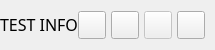
           <widget class="QFrame" name="contentTopBg">
            <property name="minimumSize">
             <size>
              <width>0</width>
              <height>50</height>
             </size>
            </property>
            <property name="maximumSize">
             <size>
              <width>16777215</width>
              <height>50</height>
             </size>
            </property>
            <property name="frameShape">
             <enum>QFrame::NoFrame</enum>
            </property>
            <property name="frameShadow">
             <enum>QFrame::Raised</enum>
            </property>
            <layout class="QHBoxLayout" name="horizontalLayout">
             <property name="spacing">
              <number>0</number>
             </property>
             <property name="leftMargin">
              <number>0</number>
             </property>
             <property name="topMargin">
              <number>0</number>
             </property>
             <property name="rightMargin">
              <number>10</number>
             </property>
             <property name="bottomMargin">
              <number>0</number>
             </property>
             <item>
              <widget class="QFrame" name="leftBox">
               <property name="sizePolicy">
                <sizepolicy hsizetype="Expanding" vsizetype="Preferred">
                 <horstretch>0</horstretch>
                 <verstretch>0</verstretch>
                </sizepolicy>
               </property>
               <property name="frameShape">
                <enum>QFrame::NoFrame</enum>
               </property>
               <property name="frameShadow">
                <enum>QFrame::Raised</enum>
               </property>
               <layout class="QHBoxLayout" name="horizontalLayout_3">
                <property name="spacing">
                 <number>0</number>
                </property>
                <property name="leftMargin">
                 <number>0</number>
                </property>
                <property name="topMargin">
                 <number>0</number>
                </property>
                <property name="rightMargin">
                 <number>0</number>
                </property>
                <property name="bottomMargin">
                 <number>0</number>
                </property>
                <item>
                 <widget class="QLabel" name="titleRightInfo">
                  <property name="enabled">
                   <bool>true</bool>
                  </property>
                  <property name="sizePolicy">
                   <sizepolicy hsizetype="Preferred" vsizetype="Expanding">
                    <horstretch>0</horstretch>
                    <verstretch>0</verstretch>
                   </sizepolicy>
                  </property>
                  <property name="maximumSize">
                   <size>
                    <width>16777215</width>
                    <height>45</height>
                   </size>
                  </property>
                  <property name="font">
                   <font>
                    <family>黑体</family>
                    <pointsize>12</pointsize>
                    <italic>false</italic>
                    <bold>false</bold>
                    <kerning>true</kerning>
                   </font>
                  </property>
                  <property name="styleSheet">
                   <string notr="true">
font: 12pt &quot;黑体&quot;;</string>
                  </property>
                  <property name="text">
                   <string>TEST INFO</string>
                  </property>
                  <property name="alignment">
                   <set>Qt::AlignLeading|Qt::AlignLeft|Qt::AlignVCenter</set>
                  </property>
                 </widget>
                </item>
               </layout>
              </widget>
             </item>
             <item alignment="Qt::AlignRight">
              <widget class="QFrame" name="rightButtons">
               <property name="minimumSize">
                <size>
                 <width>0</width>
                 <height>28</height>
                </size>
               </property>
               <property name="frameShape">
                <enum>QFrame::NoFrame</enum>
               </property>
               <property name="frameShadow">
                <enum>QFrame::Raised</enum>
               </property>
               <layout class="QHBoxLayout" name="horizontalLayout_2">
                <property name="spacing">
                 <number>5</number>
                </property>
                <property name="leftMargin">
                 <number>0</number>
                </property>
                <property name="topMargin">
                 <number>0</number>
                </property>
                <property name="rightMargin">
                 <number>0</number>
                </property>
                <property name="bottomMargin">
                 <number>0</number>
                </property>
                <item>
                 <widget class="QPushButton" name="settingsTopBtn">
                  <property name="minimumSize">
                   <size>
                    <width>28</width>
                    <height>28</height>
                   </size>
                  </property>
                  <property name="maximumSize">
                   <size>
                    <width>28</width>
                    <height>28</height>
                   </size>
                  </property>
                  <property name="cursor">
                   <cursorShape>PointingHandCursor</cursorShape>
                  </property>
                  <property name="toolTip">
                   <string/>
                  </property>
                  <property name="text">
                   <string/>
                  </property>
                  <property name="icon">
                   <iconset>
                    <normaloff>:/icons/images/icons/icon_settings.png</normaloff>:/icons/images/icons/icon_settings.png</iconset>
                  </property>
                  <property name="iconSize">
                   <size>
                    <width>20</width>
                    <height>20</height>
                   </size>
                  </property>
                 </widget>
                </item>
                <item>
                 <widget class="QPushButton" name="minimizeAppBtn">
                  <property name="minimumSize">
                   <size>
                    <width>28</width>
                    <height>28</height>
                   </size>
                  </property>
                  <property name="maximumSize">
                   <size>
                    <width>28</width>
                    <height>28</height>
                   </size>
                  </property>
                  <property name="cursor">
                   <cursorShape>PointingHandCursor</cursorShape>
                  </property>
                  <property name="toolTip">
                   <string/>
                  </property>
                  <property name="text">
                   <string/>
                  </property>
                  <property name="icon">
                   <iconset>
                    <normaloff>:/icons/images/icons/icon_minimize.png</normaloff>:/icons/images/icons/icon_minimize.png</iconset>
                  </property>
                  <property name="iconSize">
                   <size>
                    <width>20</width>
                    <height>20</height>
                   </size>
                  </property>
                 </widget>
                </item>
                <item>
                 <widget class="QPushButton" name="maximizeRestoreAppBtn">
                  <property name="enabled">
                   <bool>false</bool>
                  </property>
                  <property name="minimumSize">
                   <size>
                    <width>28</width>
                    <height>28</height>
                   </size>
                  </property>
                  <property name="maximumSize">
                   <size>
                    <width>28</width>
                    <height>28</height>
                   </size>
                  </property>
                  <property name="font">
                   <font>
                    <family>Segoe UI</family>
                    <pointsize>10</pointsize>
                    <italic>false</italic>
                    <bold>false</bold>
                    <stylestrategy>PreferDefault</stylestrategy>
                   </font>
                  </property>
                  <property name="cursor">
                   <cursorShape>PointingHandCursor</cursorShape>
                  </property>
                  <property name="toolTip">
                   <string/>
                  </property>
                  <property name="text">
                   <string/>
                  </property>
                  <property name="icon">
                   <iconset>
                    <normaloff>:/icons/images/icons/icon_maximize.png</normaloff>:/icons/images/icons/icon_maximize.png</iconset>
                  </property>
                  <property name="iconSize">
                   <size>
                    <width>20</width>
                    <height>20</height>
                   </size>
                  </property>
                 </widget>
                </item>
                <item>
                 <widget class="QPushButton" name="closeAppBtn">
                  <property name="minimumSize">
                   <size>
                    <width>28</width>
                    <height>28</height>
                   </size>
                  </property>
                  <property name="maximumSize">
                   <size>
                    <width>28</width>
                    <height>28</height>
                   </size>
                  </property>
                  <property name="cursor">
                   <cursorShape>PointingHandCursor</cursorShape>
                  </property>
                  <property name="toolTip">
                   <string/>
                  </property>
                  <property name="text">
                   <string/>
                  </property>
                  <property name="icon">
                   <iconset>
                    <normaloff>:/icons/images/icons/icon_close.png</normaloff>:/icons/images/icons/icon_close.png</iconset>
                  </property>
                  <property name="iconSize">
                   <size>
                    <width>20</width>
                    <height>20</height>
                   </size>
                  </property>
                 </widget>
                </item>
               </layout>
              </widget>
             </item>
            </layout>
           </widget>
